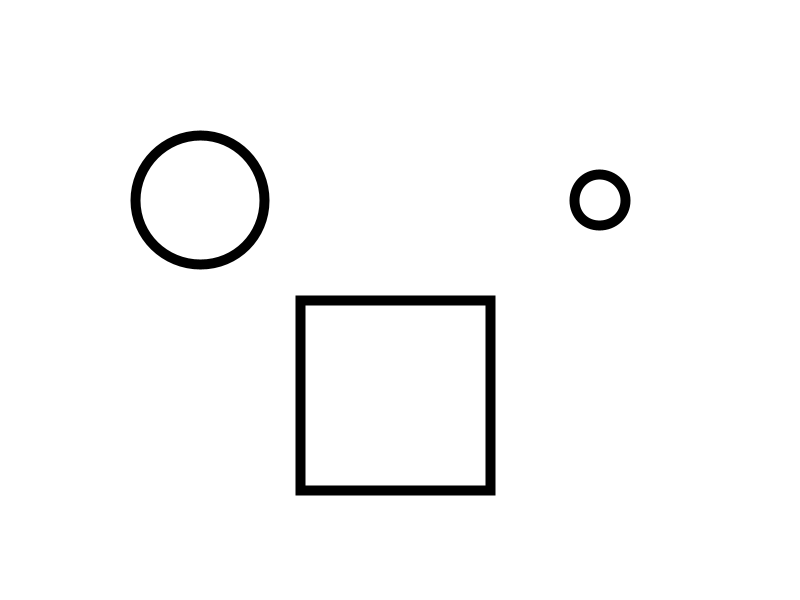
Frame 1 (no input)
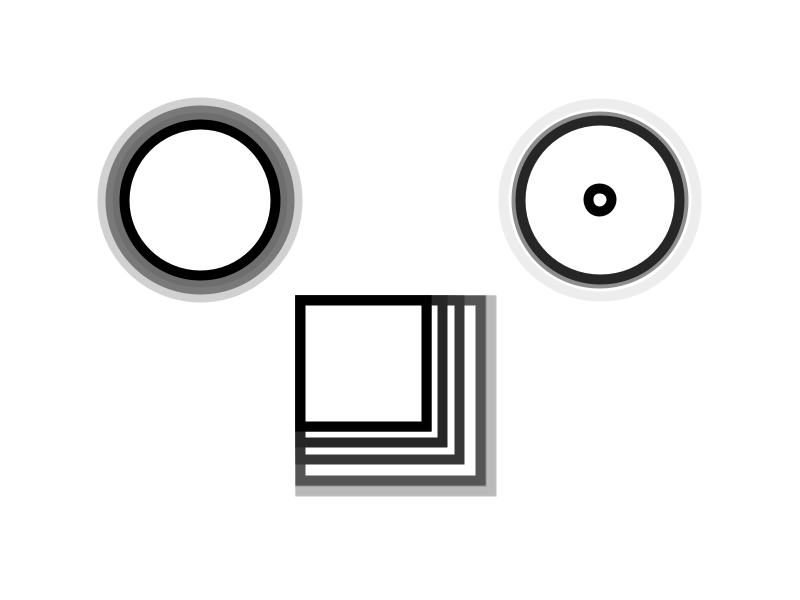
Frame 60 (the mouse pressed at the canvas centre just before this capture)
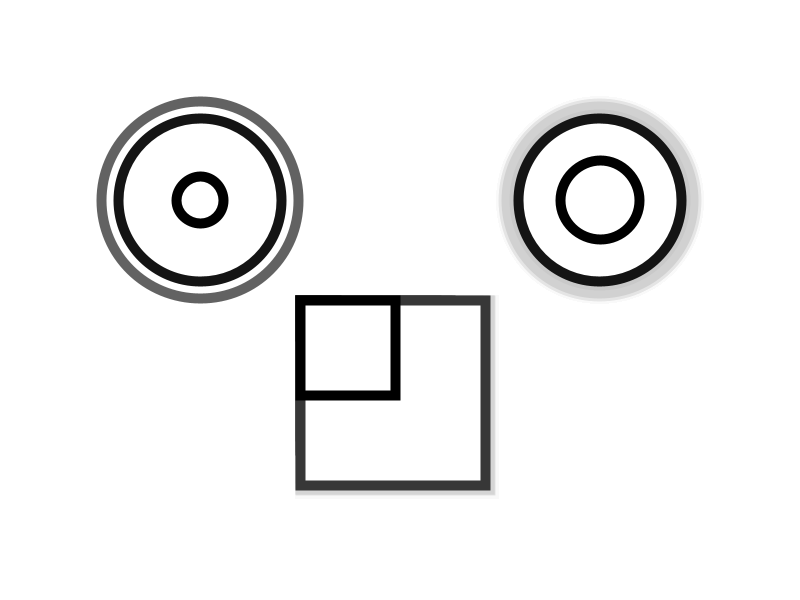
Frame 120 (the mouse held since frame 60 and released just before this capture)

The Processing sketch that drew these frames (run headless with seeded random() and noise(); from frame 60 on, the mouse is pressed at the canvas centre):

// Processing sketch: processing_47026
// ── processing_47026.pde

float si;
float si2;
float si3;

void setup(){
  size(800,600);
  background(255);
  smooth();
  
  
}


void draw(){
  
   noStroke();
  fill(255, 255, 255, 20);
  rect(0, 0, width, height);
  

  stroke(0);
  si = random(200);
  strokeWeight(10);
  fill(255);
  ellipse (200,200, si,si);
  si2 = random(200);
  strokeWeight(10);
  fill(255);
  ellipse (600,200, si2,si2);
   si3 = random(200);
  rect(width/2-100, height/2, si3,si3);
  
}
